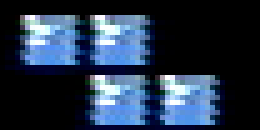
#> input picture assets/samples/das_trainer/current_piece/Z.png, 52 x 26 px, found by its file name (shown 5 times larger)
$ python state_detection.py
#> lines starting #> are read from the running program, lines starting #| are printed output that depends on the picture
from PIL import Image, ImageDraw
import math

STAGE_BLOCK_WIDTH = 10
STAGE_BLOCK_HEIGHT = 20

img = Image.open('assets/das_trainer_sprites/Z.png')
#> img is the input picture: PIL image 52x26 RGBA; mean R, G, B, A 38.5, 53.4, 74.1, 255

stage_x = 221
stage_y = 92
stage_width = 182
stage_height = 319

stage = img.crop((stage_x, stage_y, stage_x + stage_width, stage_y + stage_height))
#> stage: PIL image 182x319 RGBA; every value is 0
stage_bw = stage.copy().convert('L')
#> stage_bw: PIL image 182x319 L; every value is 0
stage_bw = stage_bw.load()

block_size_w = stage.width / STAGE_BLOCK_WIDTH
#> block_size_w = 18.2
block_size_h = stage.height / STAGE_BLOCK_HEIGHT
#> block_size_h = 15.95

offset_x = block_size_w * 0.5
#> offset_x = 9.1
offset_y = block_size_h * 0.5
#> offset_y = 7.97

red = (255, 0, 0, 255)

stage_data = [[0 for i in range(STAGE_BLOCK_WIDTH)] for j in range(STAGE_BLOCK_HEIGHT)]

poly = Image.new('RGBA', (img.width, img.height))
#> poly: PIL image 52x26 RGBA; every value is 0
draw = ImageDraw.Draw(poly)

for i in range(STAGE_BLOCK_WIDTH):
	for l in range(STAGE_BLOCK_HEIGHT):
		x = round(offset_x + block_size_w * i)
		y = round(offset_y + block_size_h * l)

		area = (x, y, x, y) # ony need to read one pixel!
		draw.rectangle(area, fill=red)

		brightness = stage_bw[x, y]

		stage_data[l][i] = 1 if brightness >= 10 else 0
#> after the loop, stage_data = 20 items, first 6: [0, 0, 0, 0, 0, 0, 0, 0, 0, 0], [0, 0, 0, 0, 0, 0, 0, 0, 0, 0], [0, 0, 0, 0, 0, 0, 0, 0, 0, 0], [0, 0, 0, 0, 0, 0, 0, 0, 0, 0], [0, 0, 0, 0, 0, 0, 0, 0, 0, 0], [0, 0, 0, 0, 0, 0, 0, 0, 0, 0]

stage.paste(poly, mask=poly)
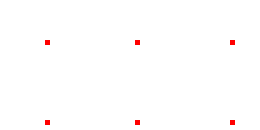
#> poly: PIL image 52x26 RGBA (shown 5 times larger); mean R, G, B, A 1.1, 0, 0, 1.1; transparent parts drawn white
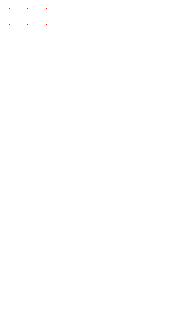
#> stage: PIL image 182x319 RGBA; mean R, G, B, A 0, 0, 0, 0; transparent parts drawn white

stage.show()

for row in stage_data:
	print(row)
#> this loop made 20 passes
#| [0, 0, 0, 0, 0, 0, 0, 0, 0, 0]
#| [0, 0, 0, 0, 0, 0, 0, 0, 0, 0]
#| [0, 0, 0, 0, 0, 0, 0, 0, 0, 0]
#| [0, 0, 0, 0, 0, 0, 0, 0, 0, 0]
#| [0, 0, 0, 0, 0, 0, 0, 0, 0, 0]
#| [0, 0, 0, 0, 0, 0, 0, 0, 0, 0]
#| [0, 0, 0, 0, 0, 0, 0, 0, 0, 0]
#| [0, 0, 0, 0, 0, 0, 0, 0, 0, 0]
#> (further printed lines are left out)
